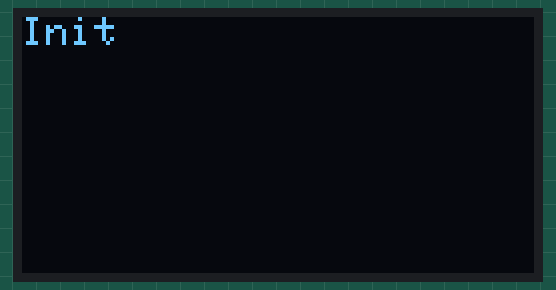
Recording of a sketch running on a simulated Arduino Uno, built with avr-gcc and run on an emulated ATmega328P. Parts: 128×64 one-colour display.

Above: at 0.5 s.
At 2.2 s:
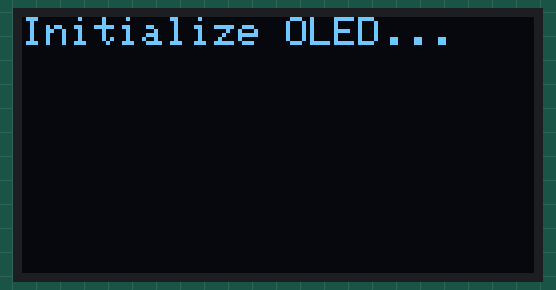
At 5.9 s:
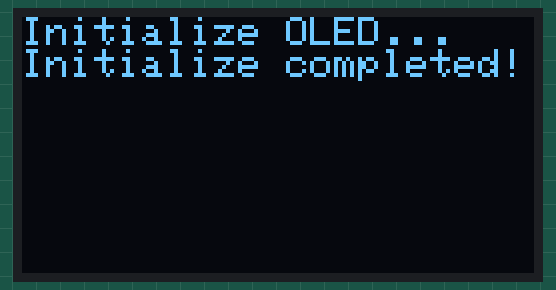
At 7.3 s:
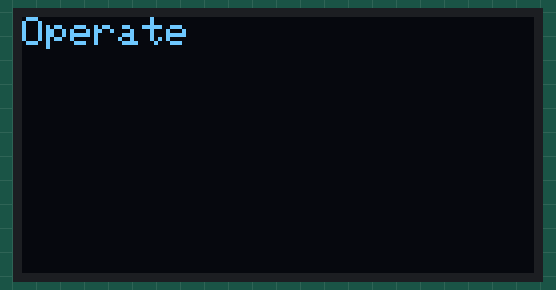
At 9.0 s:
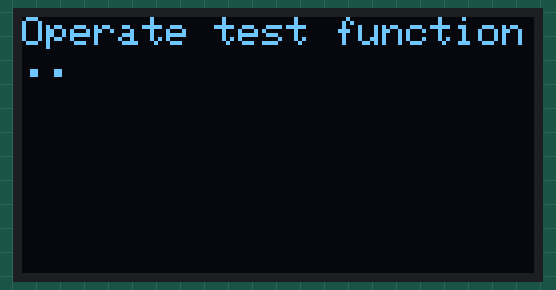
At 28.5 s:
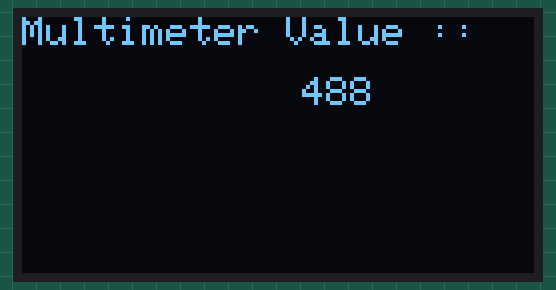

The sketch:

StringTest.ino
```cpp
#include <SPI.h>
#include <Wire.h>
#include <Adafruit_GFX.h>
#include <Adafruit_SSD1306.h>
#define OLED_D1 9
#define OLED_D0 10
#define OLED_DC 11
#define OLED_CS 12
#define OLED_RES 13

Adafruit_SSD1306 OLED(OLED_D1, OLED_D0, OLED_DC, OLED_RES, OLED_CS);
bool isReady = false;
String stringTemplate = "Multimeter Value :: ";

void JGM_init() {
  OLED.setTextSize(1);
  OLED.setTextColor(WHITE);
  OLED.setCursor(0, 0);

  String readyString = "Initialize OLED...";
  for (int i = 0; readyString[i]; i++) {
    OLED.print(readyString[i]);
    OLED.display();
    delay(100);
  }
  OLED.println();
  delay(1000);

  String CompleteString = "Initialize completed!";
  for (int i = 0; CompleteString[i]; i++) {
    OLED.print(CompleteString[i]);
    OLED.display();
    delay(100);
  }

  OLED.clearDisplay();
  isReady = true;
  return;
}

void JGM_test() {
  isReady = false;
  OLED.setCursor(0, 0);
  String t1 = "Operate test function";
  for (int i = 0; t1[i]; i++) {
    OLED.print(t1[i]);
    OLED.display();
    delay(20);
  }
  for (int i = 0; i < 3; i++) {
    delay(500);
    OLED.print(".");
    OLED.display();
  }
  OLED.clearDisplay();

  // same function in loop()
  for (int i = 0; i < 500; i++) {
    OLED.clearDisplay();
    OLED.setCursor(0, 0);
    OLED.println(stringTemplate);
    OLED.setCursor(70, 15);
    OLED.println(i);
    OLED.display();
    delay(10);
  }
  OLED.clearDisplay();
  OLED.setCursor(0, 0);
  OLED.println(stringTemplate);
  OLED.setCursor(70, 15);
  OLED.println("NO SIGNAL");
  OLED.display();

  isReady = true;
}

String readString() {
  String temp = "";
  while (Serial.available()) {
    temp.concat((char)Serial.read());
    delay(10);
  }
  return temp;
}

// initialize
void setup() {
  Serial.begin(9600);

  OLED.begin();
  OLED.clearDisplay();

  JGM_init();

  delay (1000);
  JGM_test();

}

void loop() {
  if (isReady) {
    if (Serial.available()) {
      OLED.clearDisplay();
      OLED.setCursor(0, 0);
      OLED.println(stringTemplate);
      String str = readString();
      OLED.setCursor(70, 15);
      OLED.println(str);
      OLED.display();
      delay(100);
    }
  }
}
```

Measured:
- what the display in image 2 shows lasts 1.2 s, from 5.8 s to 7.0 s
